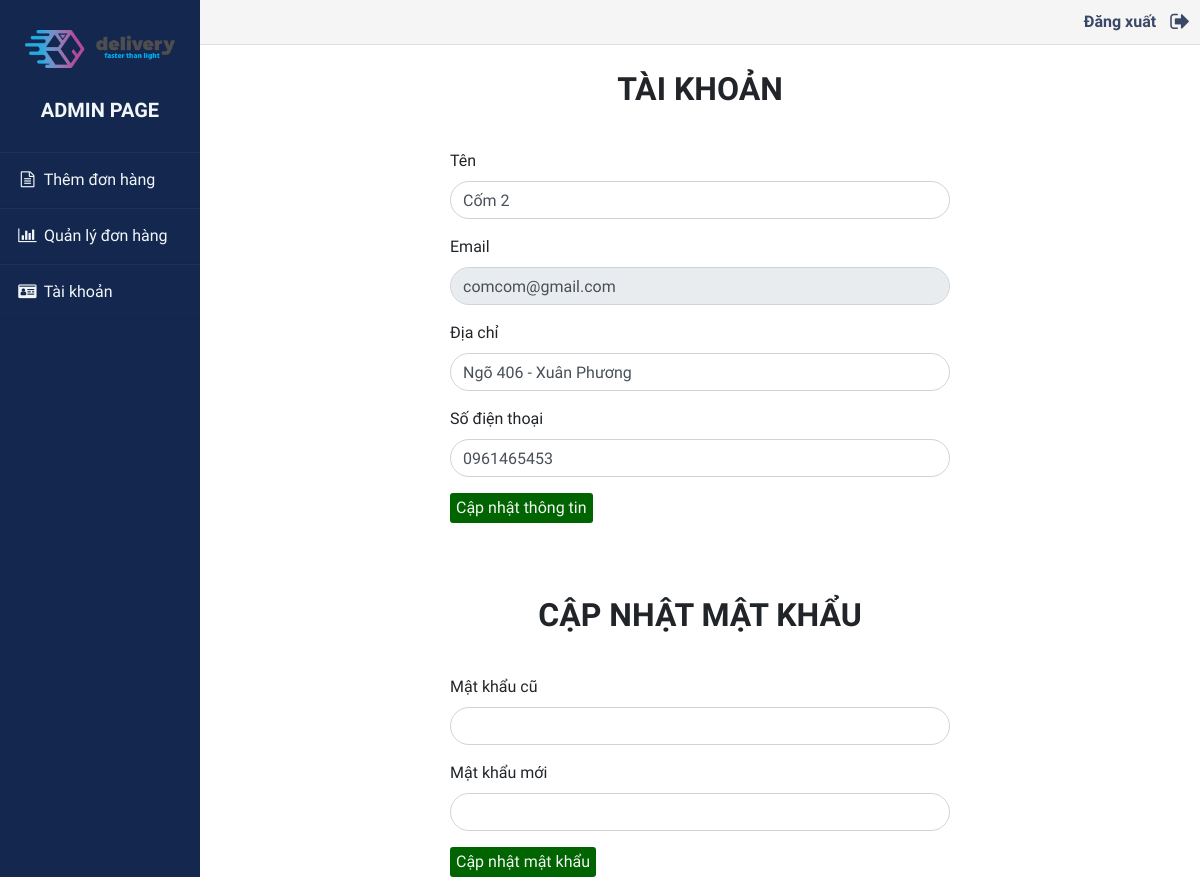
Screenshot of /admin/account.php (signed in) with the database file from the repository.
### tables this page shows
CREATE TABLE `user` (
  `id` int(11) NOT NULL,
  `name` varchar(255) NOT NULL,
  `email` varchar(255) NOT NULL,
  `password` varchar(255) NOT NULL,
  `address` varchar(255) NOT NULL,
  `phoneNumber` varchar(255) NOT NULL,
  `role` varchar(255) NOT NULL
);

### model/user.php (called while the page is built, shortened)
<?php
include_once 'dao.php';
class User {
    private $db;
    function __construct()
    {
        $this->db = new DAO();
    }
    function getUserByID($id){
        $sql = "SELECT * FROM `user` WHERE id = $id";
        $result = $this->db->fetchAll($sql);
        return $result[0];
    }
}
?>

### model/dao.php (called while the page is built, shortened)
<?php
class DAO {
    private $conn;
    function __construct()
    {
        $this->conn = new mysqli('localhost', 'root', '', 'delivery');
    }
    function query($sql){
        return $this->conn->query($sql);
    }
    function fetchAll($sql){
        $ar = array();
        $result = $this->query($sql);
        while($row = $result->fetch_array()){
            $ar[] = $row;
        }
        return $ar;
    }
}
?>

### admin/account.php (the view, shortened to what this page needs)
<!doctype html>
<html lang="en">
<head>
    <link rel="stylesheet" href="https://stackpath.bootstrapcdn.com/bootstrap/4.3.1/css/bootstrap.min.css"
>
    <link rel="stylesheet" href="./style/account.css">
    <link rel="stylesheet" href="https://maxcdn.bootstrapcdn.com/font-awesome/4.7.0/css/font-awesome.min.css">
</head>
<body>
    <div class="wrapper">
        <div class="sidebar">
            <a href="./../index.php"><img src="../images/logo.png" width="150px"></a>
            <h5>Admin Page</h5>
            <ul>
                <li>
                    <a href="add.php"><i class="fa fa-file-text-o fa-fw" aria-hidden="true"></i>
                        Thêm đơn hàng
                    </a>
                </li>
                <li>
                    <a href="admin.php"><i class="fa fa-bar-chart-o fa-fw" aria-hidden="true"></i>
                        Quản lý đơn hàng
                    </a>
                </li>
                <li>
                    <a href="account.php"><i class="fa fa-id-card fa-fw" aria-hidden="true"></i>
                        Tài khoản
                    </a>
                </li>
            </ul>
        </div>
        <div class="main-content">
            <div class="header-bar">
                <div class="btn-exit">
                    <a href="./php/handler-logout.php"><strong>Đăng xuất</strong>
                        <i class="fa fa-sign-out fa-lg" aria-hidden="true" style="margin-left: 10px;"></i>
                    </a>
                </div>
            </div>
            <div class="title">
                <p>
                    Tài khoản
                </p>
            </div>
            <div class="content">
                <?php
                require_once $_SERVER['DOCUMENT_ROOT'].'/delivery/model/user.php';
                $user = new User();
                $userArr = $user->getUserByID($_SESSION['id']);
                ?>
                <form action="./php/handler-update-info.php" method="POST">
                    <div class="form-group">
                        <label for="name">Tên</label>
                        <input style="border-radius: 20px;" type="text" class="form-control" name="name" id=""
                            aria-describedby="helpId" value="<?php echo $userArr['name'] ?>" require>
                    </div>
                    <div class="form-group">
                        <label for="email">Email</label>
                        <input style="border-radius: 20px;" type="email" class="form-control" name="email" id=""
                            aria-describedby="helpId" value="<?php echo $userArr['email'] ?>" readonly>
                    </div>
                    <div class="form-group">
                        <label for="address">Địa chỉ</label>
                        <input style="border-radius: 20px;" type="text" class="form-control" name="address" id="address"
                            aria-describedby="helpId" value="<?php echo $userArr['address'] ?>">
                    </div>
                    <div class="form-group">
                        <label for="phoneNumber">Số điện thoại</label>
                        <input style="border-radius: 20px;" type="text" class="form-control" name="phoneNumber"
                            id="phoneNumber" aria-describedby="helpId" value="<?php echo $userArr['phoneNumber'] ?>">
                    </div>
                    <button id="update-info" name="update-info" type="submit" class="btn-update">Cập nhật thông
                        tin</button>
                    <br>
                    <br>
                    <br>
                    <div class="title">
                        <p>
                            Cập nhật mật khẩu
                        </p>
                    </div>
                    <div class="form-group">
                        <label for="old-password">Mật khẩu cũ</label>
                        <input style="border-radius: 20px;" type="password" class="form-control" name="old-password"
                            id="" aria-describedby="helpId">
                    </div>
                    <div class="form-group">
                        <label for="new-password">Mật khẩu mới</label>
                        <input style="border-radius: 20px;" type="password" class="form-control" name="new-password"
                            id="" aria-describedby="helpId">
                    </div>
                    <button id="update-password" name="update-password" type="submit" class="btn-update">Cập nhật mật
                        khẩu</button>
                </form>
            </div>
        </div>
    </div>
</body>
</html>

### admin/style/account.css (style rules this page uses)
body { font-family: 'Varela Round', sans-serif !important; }
.wrapper { display: flex; position: relative; }
.wrapper .sidebar { position: fixed; width: 200px; height: 100%; background-color: #14274e; padding: 30px 0px; }
.wrapper .sidebar img { margin-bottom: 30px; margin-left: 25px; margin-right: 25px; }
.wrapper .sidebar h5 { color: #f1f6f9; text-transform: uppercase; text-align: center; margin-bottom: 30px; font-weight: bolder; }
.wrapper .sidebar ul { list-style-type: none; padding: 0; }
.wrapper .sidebar ul li { padding: 15px; border-bottom: 1px solid #bdb8d7; border-bottom: 1px solid rgba(0, 0, 0, 0.05); border-top: 1px solid rgba(255, 255, 255, 0.05); }
.wrapper .sidebar ul li a { color: #f1f6f9; display: block; }
.wrapper .sidebar ul li a .fa { width: 25px; }
.wrapper .main-content { width: 100%; margin-left: 200px; }
.wrapper .main-content .header-bar { width: 100%; padding: 10px; background-color: whitesmoke; padding: auto 20px auto 20px; display: flex; border-bottom: 1px solid #dfdde9; }
.wrapper .main-content .header-bar .btn-exit a { margin-left: auto; margin-right: 0; color: #394867; }
.wrapper .main-content .title { width: 100%; padding: 20px 0; }
.wrapper .main-content .title p { text-align: center; font-size: 32px; font-weight: 800; text-transform: uppercase; }
.wrapper .main-content .content { margin: 0px auto; width: 50%; display: block; }
.wrapper .main-content .content .btn-update { border: 0; border-radius: 3px; height: 30px; background-color: darkgreen; color: whitesmoke; }

### rows the page displays
user: name "Cốm 2", email "comcom@gmail.com", address "Ngõ 406 - Xuân Phương", phoneNumber "0961465453"
